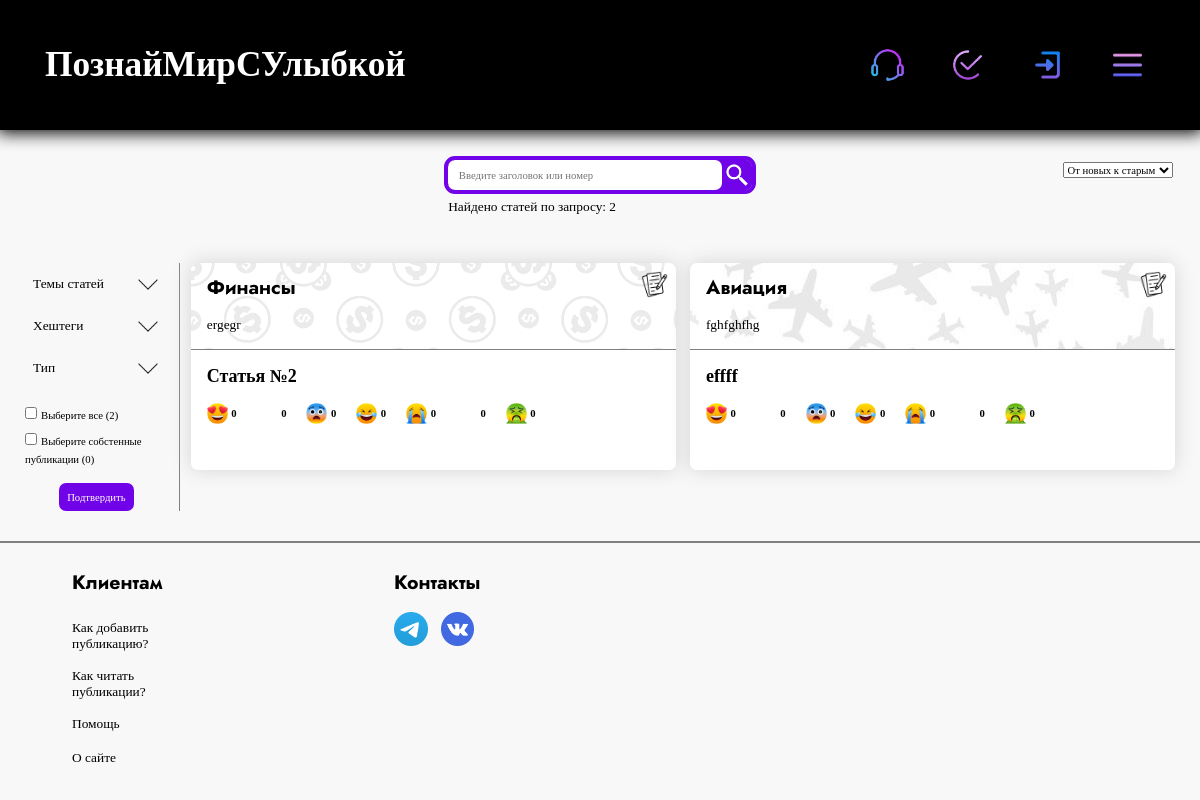
The app's page /read with its own data.
### tables this page shows
CREATE TABLE menu (
            text VARCHAR(80) NOT NULL,
            url VARCHAR(80) NOT NULL,
            img_url VARCHAR(80) NOT NULL,
            class VARCHAR(80) NOT NULL
            );

CREATE TABLE menu_filter (
                            name VARCHAR(50) NOT NULL,
                            class VARCHAR(50) NOT NULL
                            );

CREATE TABLE posts (
                id INTEGER PRIMARY KEY,
                type VARCHAR(20) NOT NULL,
                bg VARCHAR(80) DEFAULT NULL,
                user_id BIGINT NOT NULL,
                subject VARCHAR(30) DEFAULT NULL,
                header VARCHAR(35) NOT NULL,
                text TEXT NOT NULL,
                time_of_read VARCHAR(60) NOT NULL,
                tags VARCHAR(1024),
                datetime DATETIME NOT NULL,
                img_type VARCHAR(80) NOT NULL,
                love_laugh BIGINT DEFAULT 0,
                laugh BIGINT DEFAULT 0,
                shock BIGINT DEFAULT 0,
                laugh_cry BIGINT DEFAULT 0,
                cry BIGINT DEFAULT 0,
                angry BIGINT DEFAULT 0,
                terrible BIGINT DEFAULT 0,
                seen BIGINT DEFAULT 0,
                
                CONSTRAINT owner_id_fk FOREIGN KEY (user_id) REFERENCES users (id)
                );

CREATE TABLE smiles (
                            link VARCHAR(80) NOT NULL
                            );

### app.py (the view, shortened to what this page needs)
@app.route('/read', methods=['POST', 'GET'])
def read():
    form = SearchForm()
    menu_filter = db.get_menu_filter()
    search = request.form['search'] if 'search' in request.form else False
    session['order'] = 'new' if session.get('order') is None else session['order']
    posts, req = db.filter_posts(session, current_user, search)
    return render_template('read.html',
                           title='Читать статьи',
                           links_header=db.get_info_menu_right(current_user),
                           links_header_text=db.get_info_menu_left(),
                           form=form,
                           menu_filter=menu_filter,
                           len=len,
                           posts=posts,
                           request=req,
                           smiles=db.get_smiles(),
                           session=session,
                           str=str,
                           own_posts=db.get_own_posts(current_user),
                           cnt_posts=db.get_count_posts())

### forms.py
class SearchForm(FlaskForm):
    checkbox_tags = CheckboxField('checkbox_tags', choices=db.get_tags())
    checkbox_subjs = CheckboxField('checkbox_subjs', choices=db.get_subjects_filter())
    checkbox_types = CheckboxField('checkbox_types', choices=db.get_types_of_post())
    check_all_choices = CheckboxField('all_choices', choices=[(True, f'Выбрать все ({db.get_count_posts()})')])
    check_with_user = CheckboxField('with_user',
                                    choices=[(True, f'Включить собственные публикации')])
    select_sort = SelectField('sort', choices=[('new', 'От новых к старым'), ('old', 'От старых к новым')])
    submit_filter = SubmitField('Подтвердить')
    search = StringField('search')
    submit_search = SubmitField()
    smile = SubmitField()

### database.py (called while the page is built)
    def get_info_menu_right(self, current_user):
        if current_user.is_authenticated:
            self.cursor.execute('SELECT * FROM menu_logged')
            res = self.cursor.fetchall()
            return res
        self.cursor.execute('SELECT * FROM menu')
        res = self.cursor.fetchall()
        return res

    def get_info_menu_left(self):
        self.cursor.execute('SELECT * FROM menu_text')
        res = self.cursor.fetchall()
        return res

    def get_menu_filter(self):
        self.cursor.execute('SELECT * FROM menu_filter')
        return self.cursor.fetchall()

    def get_smiles(self):
        self.cursor.execute('SELECT * FROM smiles')
        return self.cursor.fetchall()

    def get_count_posts(self):
        self.cursor.execute('SELECT COUNT(*) FROM POSTS')
        return self.cursor.fetchone()[0]

    def get_own_posts(self, current_user):
        if not current_user is None:
            self.cursor.execute(f'SELECT COUNT(*) as cnt FROM posts WHERE user_id = "{current_user.get_id()}"')
            return self.cursor.fetchone()['cnt']
        return 0

### templates/read.html (shortened to what this page needs)
{% extends 'index.html' %}
{% block content %}
  <div class = 'form_read_posts'>
    <form action='' method='post' class = 'search_flex'>
      <div id = 'filter_search_div2'>
      </div>
      <div class = 'full_search_div'>
        <div class = 'search_div'>
          {{form.search(class = 'search_field', placeholder='Введите заголовок или номер')}}
          <div class = 'search_btn'>
            {{form.submit_search(id = 'search_btn')}}
          </div>
        </div>
        <div class = 'count_posts'>
          <p> Найдено статей по запросу: {{len(posts)}} </p>
        </div>
      </div>
      <div id = 'sort_div'>
      </div>
    </form>
    <div class = 'content_search_div'>
      <form class = 'filter_search_div' action = 'menu', method='post'>
        {% for line in range(len(menu_filter)) %}
          <div class = 'line_in_menu_filter {{menu_filter[line]["class"]}}' onclick = open_content({{line}})>
            <p> {{menu_filter[line]['name']}} </p>
            <img src = '{{url_for("static", filename="images/arrow.png")}}' class = 'img_arrow'>
          </div>
        {% endfor %}
        <div class = 'checkbox_filter'>
          <ul id = 'check_all_choices' onclick = 'on_checkboxs()'>
            <li>
              <input name = 'check_all_choices' id = 'check_all_choices-0' type = 'checkbox' value = 'True'>
              <label for = 'check_all_choices-0'>
                Выберите все ({{cnt_posts}})
              </label>
            </li>
          </ul>
        </div>
        <div class = 'checkbox_filter2'>
          <input name = 'check_with_user' id = 'check_with_user-0' type = 'checkbox' value = 'True'>
          <label for = 'check_with_user-0'>
            Выберите собстенные публикации ({{own_posts}})
          </label>
        </div>
        <div class = 'select_filter'>
          {{form.select_sort()}}
        </div>
        <div class = 'submit_menu_filter'>
          {{form.submit_filter(class = 'hover_submit')}}
        </div>
      </form>
      <div style = 'width: calc(100%);'>
        <div class = 'content_request_search_div'>
          {% for post in posts %}
            <div class = 'post_mini_div' id = 'post_number_{{post["id"]}}'>
              <div class = 'body_post' style = 'background: url({{post["bg"]}})'>
                <img src = '{{post["img_type"]}}' class = 'type_post_iconic_img'>
                {% if post['subject'] %}
                  <h3 class = 'subject_text'> {{post['subject']}} </h3>
                {% else %}
                  <h3 class = 'subject_text'> История </h3>
                {% endif %}
                <div class = 'text_of_post_div'>
                  {% for prg in post['text'].split('\n')[:2] %}
                    <p class = 'text_of_post'> {{prg}} </p>
                  {% endfor %}
                </div>
              </div>
              <div class = 'footer_post'>
                <a href = '/read/{{post["id"]}}' class  = 'link_post'>
                  {{post['header']}}
                </a>
                <div class = 'smiles'>
                  {% for smile in range(len(smiles)) %}
                  <form class = 'smile_div' method = 'post' action = '/smile_{{smiles[smile]["link"][22:-4]}}/{{post["id"]}}/{{post["user_id"]}}/{{request}}/read'>
                    <div style = "background: url({{smiles[smile]['link']}}); background-size: cover;" class = 'smile_img_div'>
                      {{form.smile(class = 'smile_img')}}
                    </div>
                    <span> <b> {{post[smiles[smile]['link'][22:-4]]}} </b> </span>
                  </form>
                  {% endfor %}
                </div>
                <div class = 'fast_messages_post'>
                </div>
              </div>
            </div>
            {% endfor %}
        </div>
      </div>
      </div>
    </div>
  </div>
{% endblock %}

### templates/index.html (shortened to what this page needs)
<!DOCTYPE html>
<html lang="en">
<head>
    <link rel = 'stylesheet' href = '{{url_for("static", filename="css/style.css")}}'>
</head>
{% block body %}
<body style = 'background: #f8f8f8'>
  <div class = 'dark_screen'>
{% endblock %}
    <div class = 'header'>
        {% if current_user.is_authenticated %}
        <a href = '/profile/{{current_user.get_name()}}'>
        {% else %}
        <a href = '/'>
        {% endif %}
          <h1> ПознайМирСУлыбкой </h1>
        </a>
        {% block links_header %}
            {% for link in links_header %}
            <a class = 'block_link_header {{link["class"]}}' href = '{{link["url"]}}'>
                <img src = '{{link["img_url"]}}' class = 'img_link_header'>
            </a>
            {% endfor %}
        {% endblock %}
        <div class = 'menu_links_header_div'>
          <button class = 'menu_links_header_btn' onclick = 'open_menu_links_header()'>
            <img src = '{{url_for("static", filename="images/menu_iconic.png")}}' class = 'menu_links_header_img'>
          </button>
        </div>
    </div>
    {% block content %}{% endblock %}
    {% block footer %}
    <footer>
      <div class = 'content_footer'>
        <div class = 'clients_div'>
          <h3 style = 'margin-left: 8px'> Клиентам </h3>
          <div class = 'links_clients_div'>
            <div class = 'footer_link_div'>
              <button class = 'footer_help_btn'>
                <p style = 'word-break: break-word; text-align: left'> Как добавить публикацию? </p>
              </button>
            </div>
            <div class = 'footer_link_div'>
              <button class = 'footer_help_btn'>
                <p style = 'word-break: break-word; text-align: left'> Как читать публикации? </p>
              </button>
            </div>
            <div class = 'footer_link_div'>
              <a href = '/support' class = 'footer_link'>
                <p style = 'word-break: break-word; text-align: left'> Помощь </p>
              </a>
            </div>
            <div class = 'footer_link_div'>
              <button class = 'footer_help_btn'>
                <p style = 'word-break: break-word; text-align: left'> О сайте </p>
              </button>
            </div>
          </div>
        </div>
        <div class = 'connect_div'>
          <h3> Контакты </h3>
          <div class = 'iconic_div_footer'>
            <a href = 'https://t.me/rayson0_0' class = 'iconic_footer_a'>
              <img src = '{{url_for("static", filename="images/iconic/telegram.png")}}' class = 'iconic_img_footer'>
            </a>
            <a href = 'https://vk.com/id818581144' class = 'iconic_footer_a' style = 'margin-left: 1em'>
              <img src = '{{url_for("static", filename="images/iconic/vk.png")}}' class = 'iconic_img_footer'>
            </a>
          </div>
        </div>
      </div>
    </footer>
    {% endblock %}
</body>
</html>

### records on screen
menu: img_url (picture)
menu: img_url (picture)
menu: img_url (picture)
menu_filter: name "Темы статей"
menu_filter: name "Хештеги"
menu_filter: name "Тип"
posts: bg (picture), img_type (picture), subject "Финансы", text "ergegr", header "Статья №2", link (picture), love_laugh.link "0" "0" "0" "0" "0" "0" "0"
posts: bg (picture), img_type (picture), subject "Авиация", text "fghfghfhg", header "effff", link (picture), love_laugh.link "0" "0" "0" "0" "0" "0" "0"

### other values on screen
{{ len(posts) }} "2"
{{ cnt_posts }} "2"
{{ own_posts }} "0"
